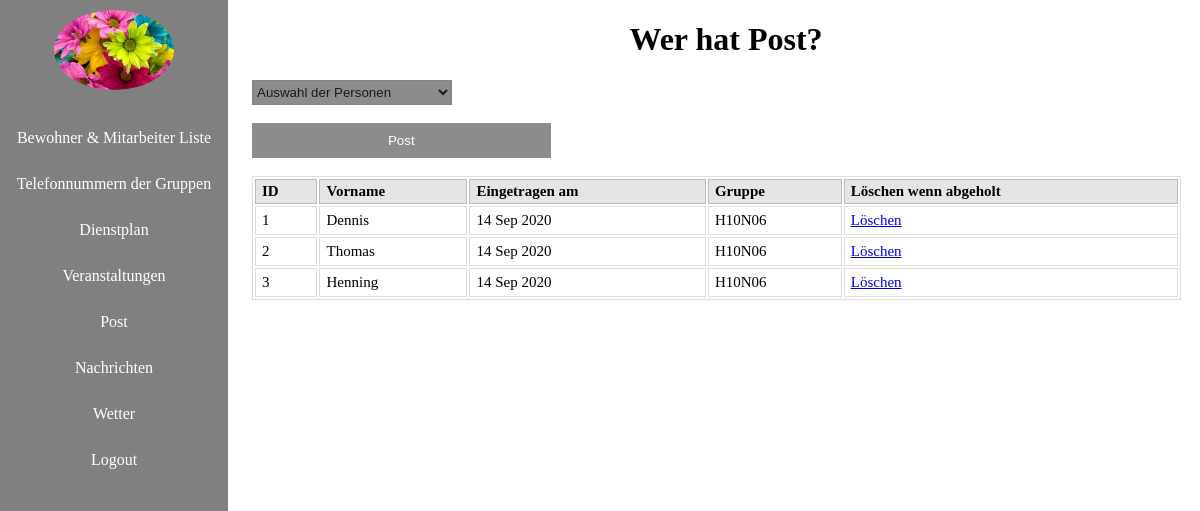
Screenshot of /Abschlussprojekt/Abschlussprojekt_admin/entries/post.php (signed in) with the database file from the repository.
### tables this page shows
CREATE TABLE `post` (
  `id` int(11) NOT NULL,
  `name` text NOT NULL,
  `eingetragen_am` date NOT NULL DEFAULT current_timestamp(),
  `gruppe` varchar(20) NOT NULL
);

### Abschlussprojekt/Abschlussprojekt_admin/entries/post.php (the view, shortened to what this page needs)
<?php
require "../function/connection.php";
require "../function/functions.php";
myheader();
?>
<div class="grob">
    <div class="ver">
          <h1 class="hanm">Wer hat Post?</h1>
<form action="post.php" method="post">
     <div>
          <select name="name[]">
               <option value = ""> Auswahl der Personen </option>
          </select>
     </div>
<br>
          <input id = "post" type="submit" value="Post" name="postisda">
</form>
<br>
    <table>
          <tr>
               <th>ID</th>
               <th>Vorname</th>
               <th>Eingetragen am</th>
               <th>Gruppe</th>
               <th>Löschen wenn abgeholt</th>
          </tr>
<?php
     $stmt = $dbh->query("SELECT id, name, eingetragen_am, gruppe FROM post where gruppe = '$_SESSION[gruppe]' ORDER BY id");
     while($row = $stmt->fetch()){
     echo '<tr>';
     echo '<td>'.$row['id'].'</td>';
     echo '<td>'.$row['name'].'</td>';
     echo '<td>'.date('j M Y', strtotime($row['eingetragen_am'])).'</td>';
     echo '<td>'.$row['gruppe'].'</td>';
?>
          <td>
               <a href="javascript:delpost('<?php echo $row['id'];?>',
               '<?php echo $row['name'];?>',
               '<?php echo $row['eingetragen_am'];?>',
               '<?php echo $row['gruppe'];?>')">Löschen</a>
          </td>
<?php
     echo '</tr>';
     }
?>
	</table>
</div>
</div>
<?php
myFooter();
?>

### Abschlussprojekt/Abschlussprojekt_admin/function/functions.php (shortened to what this page needs)
<?php
function myheader(){ ?>
<!DOCTYPE html>
<html lang="de">
<head>
    <link rel="stylesheet" href="../style/style.css">
</head>
<body>
<div class="nav-div">
        <?php
        echo ('<div id=navleistea>');
          if(isset($_SESSION["gruppe"])){
            echo ('<ul id="navleiste">');
            echo '<img id="imglogo" src=../pics/bunteblume.jpg> ';
            echo ('<li class="navlinks"> <a href="../entries/teilnehmer.php"> Bewohner & Mitarbeiter Liste</a>  </li> ');
            echo ('<li class="navlinks"> <a href="../entries/telnr.php"> Telefonnummern der Gruppen </a>  </li> ');
            echo ('<li class="navlinks"> <a href="../entries/mitarbeiter.php"> Dienstplan </a>  </li> ');
            echo ('<li class="navlinks"> <a href="../entries/events.php">Veranstaltungen</a> </li> ');
            echo ('<li class="navlinks"> <a href="../entries/post.php"> Post </a>  </li> ');
            echo ('<li class="navlinks"> <a href="../entries/news.php"> Nachrichten </a> </li> ');
            echo ('<li class="navlinks"> <a href="../entries/wetter.php"> Wetter </a> </li> ');
            echo ('<li class="navlinks"> <a href="../login/logout.php"> Logout </a>  </li> ');
        }
          else {
          }
          echo ('</ul>');
          echo ('</div>');
        ?>
</div>
<?php } function myFooter(){ ?>
  </body>
</html>
<?php } ?>

### Abschlussprojekt/Abschlussprojekt_admin/style/style.css (style rules this page uses)
body { background: url(../pics/) no-repeat center center fixed; -webkit-background-size: cover; -moz-background-size: cover; -o-background-size: cover; background-size: cover; margin: 0; }
#navleiste { list-style-type: none; margin: 0; padding: 0; width: 19%; height: 100%; background-color: gray; overflow: auto; position: fixed; }
#imglogo { border-radius: 50%; width: 120px; margin-left: auto; margin-right: auto; display: block; margin-top: 10px; margin-bottom: 25px; }
.navlinks a { display: block; background-color: gray; color: white; text-decoration: none; padding: 14px 16px; text-align: center; }
#navleistea { position: relative; }
.grob { margin-left: 21%; display: grid; }
.hanm { text-align: center; }
.ver { display: block; }
table { width: 98%; text-align: left; border: 1px solid #dddddd; font-size: 15px; color: #000; background: #fff; margin-bottom: 10px; }
table th { background-color: #e5e5e5; border: 1px solid #bbbbbb; padding: 3px 6px; color: #000; }
table tr td { border: 1px solid #dddddd; padding: 5px 6px; }
select { width: 200px; height: 25px; background-color: gray; opacity: 0.9; }
#post { background-color: gray; color: white; padding: 10px 20px; border: none; cursor: pointer; width: 31.5%; opacity: 0.9; }

### rows the page displays
post: id "1", name "Dennis", eingetragen_am "14 Sep 2020", gruppe "H10N06"
post: id "2", name "Thomas", eingetragen_am "14 Sep 2020", gruppe "H10N06"
post: id "3", name "Henning", eingetragen_am "14 Sep 2020", gruppe "H10N06"
